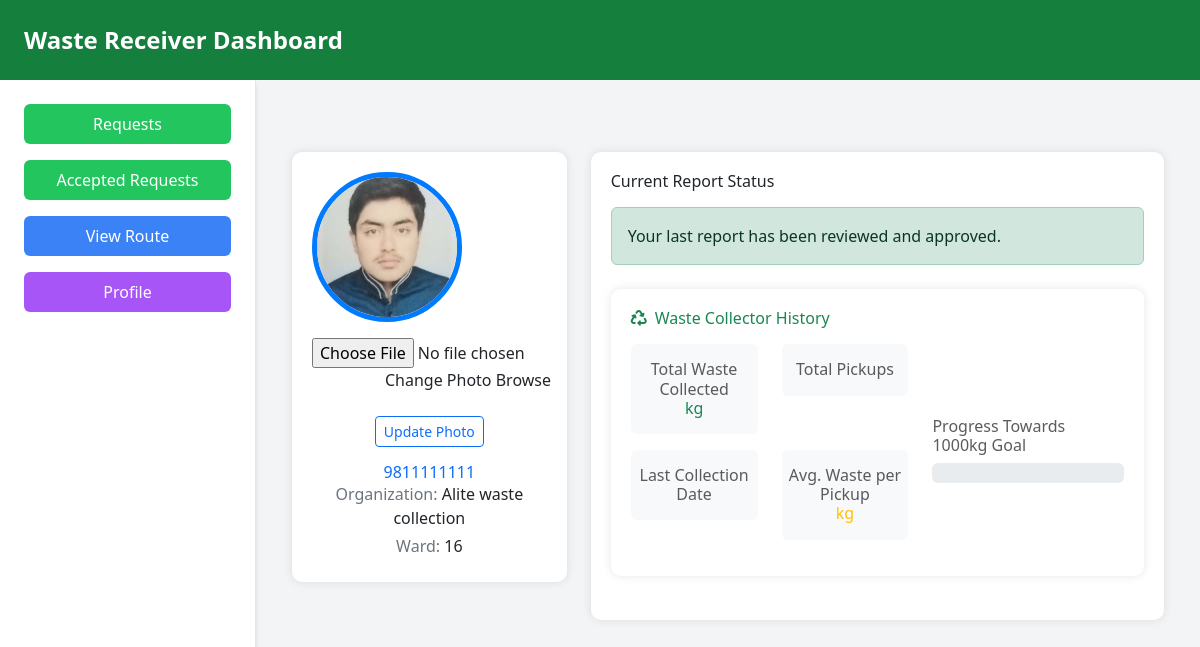
The page /organization/receiver_profile/ (signed in) on the database its author committed.
### Accounts/models.py (models this page shows, shortened)
class CustomUser(AbstractUser):
    ROLE_CHOICES = [
        ('household', 'Household'),
        ('organization', 'Organization'),
        ('metro', 'Metro'),
        ('driver', 'Driver'),
    ]
    role = models.CharField(max_length=20, choices=ROLE_CHOICES)

class Organization(models.Model):
    user = models.OneToOneField(CustomUser, on_delete=models.CASCADE)
    org_name = models.CharField(max_length=100)
    ward_no = models.IntegerField()
    waste_type = models.CharField(max_length=50)

### Organization/models.py (models this page shows, shortened)
class OrganizationProfile(models.Model):
    user = models.OneToOneField(settings.AUTH_USER_MODEL, on_delete=models.CASCADE)
    profile_photo = models.ImageField(upload_to='profile_photos/')

### Organization/views.py (the view)
# urls.py: path('receiver_profile/', views.profile_view, name='receiver_profile'),
def profile_view(request):
    profile, created = OrganizationProfile.objects.get_or_create(user=request.user)
    form = ProfilePhotoForm(request.POST or None, request.FILES or None,instance=profile)
    if request.method == 'POST' and form.is_valid():
        form.save()
        return redirect('receiver_profile')
    context={
        'form': form,
    }
    return render(request,'receiver_profile.html',context)

### Organization/forms.py
class ProfilePhotoForm(forms.ModelForm):
    class Meta:
        model = OrganizationProfile
        fields = ['profile_photo']

### Organization/templates/receiver_profile.html (shortened to what this page needs)
{% extends "reciever_base.html" %}
{% load static %}
{% block extra_head %}
  <link href="https://cdn.jsdelivr.net/npm/bootstrap@5.3.0/dist/css/bootstrap.min.css" rel="stylesheet">
  <link rel="stylesheet" href="https://cdnjs.cloudflare.com/ajax/libs/font-awesome/6.4.0/css/all.min.css">
{% endblock extra_head %}
{% block content %}
<div class="container mt-4">
  <div class="row g-4">
    <div class="col-md-4">
      <div class="profile-card text-center">
        <form method="post" enctype="multipart/form-data">
          {% if user.organizationprofile.profile_photo %}
            <img src="{{ user.organizationprofile.profile_photo.url }}" alt="User Image" class="profile-img mb-3">
          {% else %}
            <img src="{% static 'default.png' %}" alt="Default Image" class="profile-img mb-3">
          {% endif %}
          <div class="input-group mb-3">
            <div class="custom-file">
              <input type="file" class="custom-file-input" id="profilePhoto" name="profile_photo" accept="image/*">
              <label class="custom-file-label" for="profilePhoto">
                {% if user.organizationprofile.profile_photo %}
                  Change Photo
                {% else %}
                  Choose Photo
                {% endif %}
              </label>
            </div>
          </div>
          <button type="submit" class="btn btn-sm btn-outline-primary mt-2">Update Photo</button>
        </form>
        <div class="profile-display mt-3">
          <h3 class="text-primary">{{ request.user }}</h3>
          <p class="mb-1"><span class="text-secondary fw-medium">Organization:</span> {{ request.user.organization.org_name }}</p>
          <p class="mb-1"><span class="text-secondary fw-medium">Ward:</span> {{ request.user.organization.ward_no }}</p>
        </div>
      </div>
    </div>
    <div class="col-md-8">
      <div class="profile-card mb-4">
        <h5 class="mb-3">Current Report Status</h5>
        <div class="alert alert-success" role="alert">
          Your last report has been reviewed and approved.
        </div>
        <div class="profile-card mb-4 mt-4">
        <h5 class="mb-3 text-success"><i class="fas fa-recycle me-2"></i>Waste Collector History</h5>
        <div class="row">
          <div class="col-12 col-md-7">
            <div class="row text-center">
              <div class="col-6 mb-3">
                <div class="bg-light rounded py-3">
                  <h6 class="text-muted">Total Waste Collected</h6>
                  <h4 class="text-success">{{ total_waste_kg }} kg</h4>
                </div>
              </div>
              <div class="col-6 mb-3">
                <div class="bg-light rounded py-3">
                  <h6 class="text-muted">Total Pickups</h6>
                </div>
              </div>
              <div class="col-6 mb-3">
                <div class="bg-light rounded py-3">
                  <h6 class="text-muted">Last Collection Date</h6>
                </div>
              </div>
              <div class="col-6 mb-3">
                <div class="bg-light rounded py-3">
                  <h6 class="text-muted">Avg. Waste per Pickup</h6>
                  <h5 class="text-warning">{{ avg_waste_per_pickup }} kg</h5>
                </div>
              </div>
            </div>
          </div>
          <div class="col-12 col-md-5 progress-side d-flex flex-column justify-content-center">
            <h6 class="text-muted mb-2">Progress Towards 1000kg Goal</h6>
            <div class="progress" style="height: 20px;">
            </div>
          </div>
        </div>
      </div>
      </div>
    </div>
  </div>
</div>
{% endblock content %}

### Organization/templates/reciever_base.html (style rules this page uses)
.profile-img { width: 120px; height: 120px; object-fit: cover; border-radius: 50%; border: 5px solid #007bff; }

### Organization/templates/receiver_profile.html (style rules this page uses)
.profile-card { background: #ffffff; border-radius: 10px; box-shadow: 0 0 10px rgba(0,0,0,0.1); padding: 20px; }
.custom-file-label::after { content: "Browse"; }
.profile-img { width: 150px; height: 150px; border-radius: 50%; object-fit: cover; }

### rows shown on the page
CustomUser: organizationprofile.profile_photo (picture), user "9811111111", user.organization.org_name "Alite waste collection", user.organization.ward_no "16"
